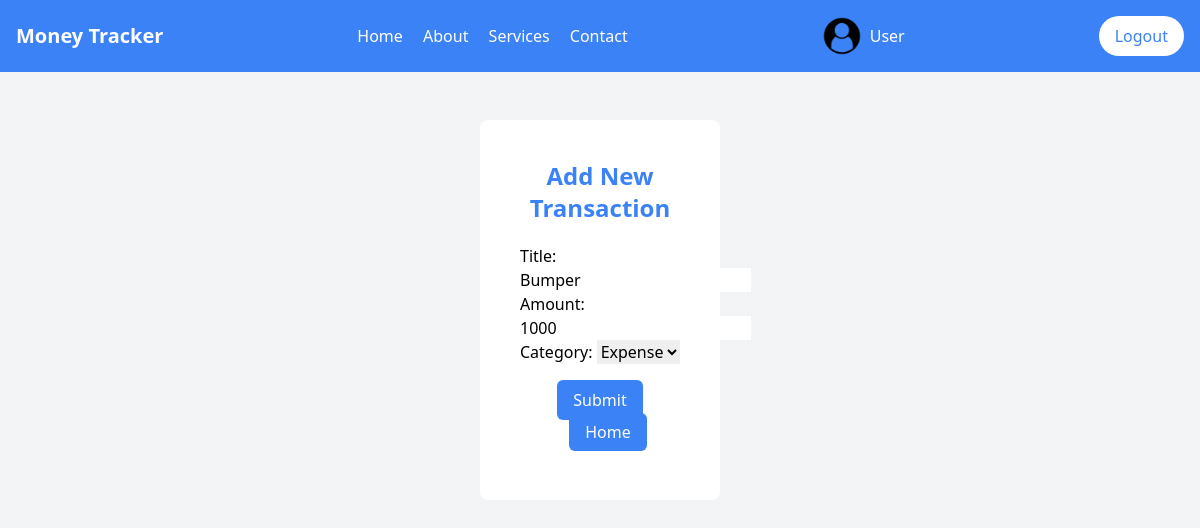
Screenshot of /transaction/7/update/ (signed in) with the database file from the repository.
### base/models.py (models this page shows, shortened)
class Transaction(models.Model):
    category_choices = (('Income', "Income"), ("Expense", "Expense"))
    user = models.ForeignKey(
        User, on_delete=models.CASCADE)
    title = models.CharField(max_length=100)
    amount = models.PositiveIntegerField()
    created_at = models.DateTimeField(auto_now_add=True, blank=True)
    category = models.CharField(max_length=7, choices=category_choices)

### base/views.py (the view, shortened to what this page needs)
class CustomUpdateView(LoginRequiredMixin, UpdateView):
    model = Transaction
    fields = ['title', 'amount', 'category']
    template_name = 'base/transaction_update.html'
    context_object_name = 'transaction'
    success_url = reverse_lazy('listview')
    def dispatch(self, request, *args, **kwargs):
        obj = self.get_object()
        if obj.user != request.user:
            return self.handle_permission_denied()
        return super().dispatch(request, *args, **kwargs)

### base/templates/base/transaction_update.html (shortened to what this page needs)
{% extends "base/main.html" %}
{% load tailwind_filters %}
{% block content %}
<div class="mx-auto text-center rounded-lg my-auto w-1/5 bg-white p-10 mt-12">
    <h1 class="text-2xl text-blue-500 mb-5 font-bold">Add New Transaction</h1>
    <form class="text-left" method='post' action="">
        {{form|crispy}}
        <div class="text-center">
            <input class="bg-blue-500 text-white py-2 px-4 rounded-md hover:bg-blue-600   focus:outline-none focus:shadow-outline-blue active:bg-blue-800 mt-4" type="submit" value="Submit">
        <a href="{% url 'listview' %}" class="ml-4 bg-blue-500 px-4 py-2 rounded-md text-white hover:bg-blue-600">
Home
        </a>
        </div>
    </form>
</div>
{% endblock %}

### base/templates/base/navbar.html
{% load static %}
<script src="https://cdn.tailwindcss.com"></script>
<nav class="bg-blue-500 p-4 flex justify-between items-center">
<a href="{% url 'listview' %}">
    <div class="text-white text-xl font-bold">Money Tracker</div>
</a>
    <div class="space-x-4">
        <a href="#" class="text-white">Home</a>
        <a href="#" class="text-white">About</a>
        <a href="#" class="text-white">Services</a>
        <a href="#" class="text-white">Contact</a>
    </div>
    {% if request.user.is_authenticated %}
    <a href="{% url 'profileEdit' request.user.id %}">
        <div class="flex text-center align-center text-white">
            <img class="h-10" src="{% static 'default.png'%}" alt="">
            <p class="my-auto ml-2">
                {{request.user.username|title}}
            </p>
        </div>
    </a>
        <a href="{% url 'logout'%}">
            <button class="bg-white text-blue-500 px-4 py-2 rounded-full hover:bg-gray-100">Logout</button>
        </a>
    {% else %}
        <a href="{% url 'login' %}"><button class="bg-white text-blue-500 px-4 py-2 rounded-full hover:bg-gray-100">Login</button></a>
    {% endif %}
</nav>

### base/templates/base/main.html (style rules this page uses)
* { text-decoration: none; }

### rows the page displays
Transaction: title "Bumper", amount "1000", category "Expense"

### other values shown
{{ request.user.username|title }} "User"
